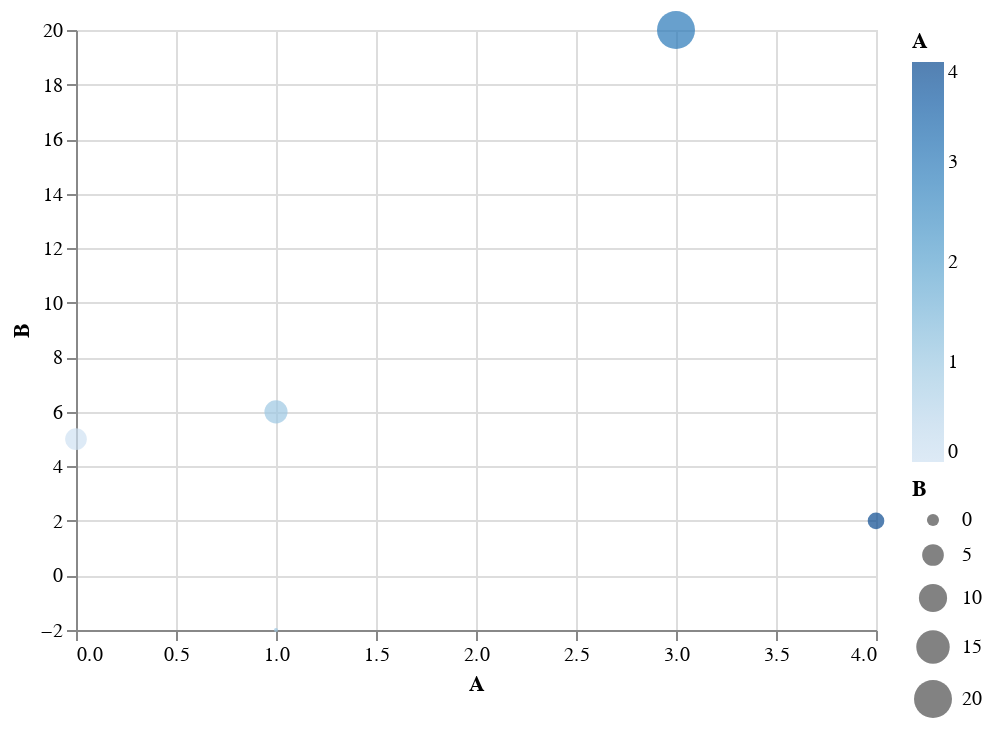

The notebook cell saved with this chart:
### Code cell
alt.Chart(df).mark_circle().encode(
    x="A",
    y="B",
    size="B",
    color="A"
)

### Figure 1 — Vega-Lite specification as saved in the notebook (floating-point values rounded to 4 significant figures)
{"config": {"view": {"continuousWidth": 400, "continuousHeight": 300}}, "data": {"name": "data-723aa930385e7bf6186c41ae4ce09edb"}, "mark": "circle", "encoding": {"color": {"type": "quantitative", "field": "A"}, "size": {"type": "quantitative", "field": "B"}, "x": {"type": "quantitative", "field": "A"}, "y": {"type": "quantitative", "field": "B"}}, "$schema": "https://vega.github.io/schema/vega-lite/v4.8.1.json", "datasets": {"data-723aa930385e7bf6186c41ae4ce09edb": [{"A": 0, "B": 5}, {"A": 1, "B": -2}, {"A": 1, "B": 6}, {"A": 3, "B": 20}, {"A": 4, "B": 2}]}}
